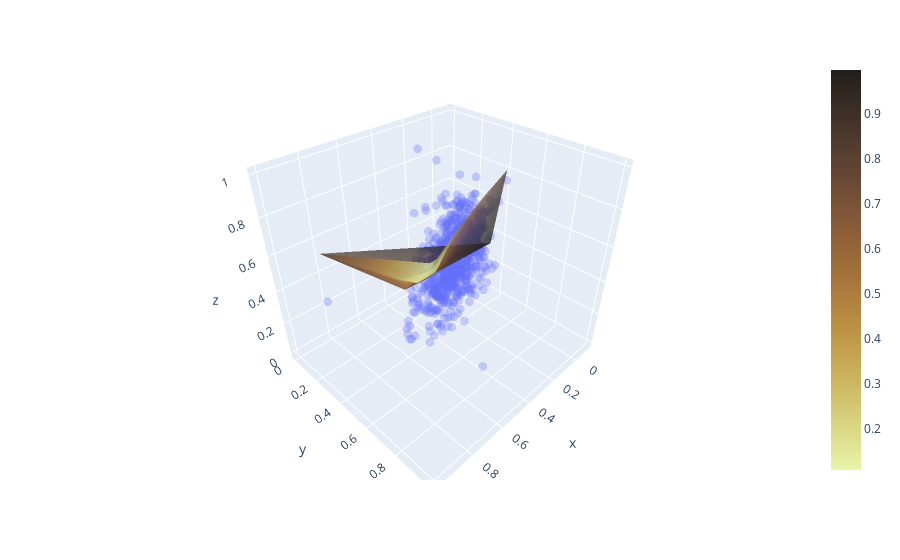

The code cell stored with this chart in its notebook:
### Code cell
net.plot3d()

### Figure 1 — Plotly figure (JSON) as saved in the notebook; plotly's stock layout.template omitted (floating-point values rounded to 4 significant figures; data arrays with more than 128 entries replaced by an {"elided": "..."} marker saying what was removed)
{"data": [{"hovertemplate": "x=%{x}<br>y=%{y}<br>z=%{z}<extra></extra>", "legendgroup": "", "marker": {"color": "#636efa", "opacity": 0.3, "size": 3, "symbol": "circle"}, "mode": "markers", "name": "", "scene": "scene", "showlegend": false, "type": "scatter3d", "x": {"elided": "800 float values"}, "y": {"elided": "800 float values"}, "z": {"elided": "800 float values"}}, {"colorscale": [[0, "rgb(232, 245, 171)"], [0.09091, "rgb(220, 219, 137)"], [0.1818, "rgb(209, 193, 107)"], [0.2727, "rgb(199, 168, 83)"], [0.3636, "rgb(186, 143, 66)"], [0.4545, "rgb(170, 121, 60)"], [0.5455, "rgb(151, 103, 58)"], [0.6364, "rgb(129, 87, 56)"], [0.7273, "rgb(104, 72, 53)"], [0.8182, "rgb(80, 59, 46)"], [0.9091, "rgb(57, 45, 37)"], [1, "rgb(34, 30, 27)"]], "intensity": {"elided": "800 float values"}, "opacity": 0.7, "type": "mesh3d", "x": {"elided": "800 float values"}, "y": {"elided": "800 float values"}, "z": {"elided": "800 float values"}}], "layout": {"legend": {"tracegroupgap": 0}, "margin": {"t": 60}, "scene": {"domain": {"x": [0, 1], "y": [0, 1]}, "xaxis": {"title": {"text": "x"}}, "yaxis": {"title": {"text": "y"}}, "zaxis": {"title": {"text": "z"}}}}}
